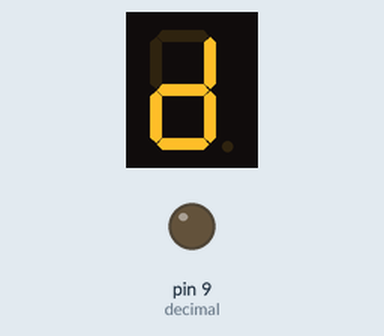
A sketch run on a simulated Arduino Uno, built with avr-gcc and run on an emulated ATmega328P. On the bench: 1-digit seven-segment display, output pins drawn as LEDs (lit = HIGH). Wiring (inferred from the names in the program): 1-digit 7-segment display, segments lit when HIGH: segments pin 2, pin 3, pin 4, pin 5, pin 6, pin 7, pin 8. The segment pins are drawn as the display they are named for; pins used as bus, display or sensor lines are not drawn.

Above: at 0.5 s.
At 3.2 s:
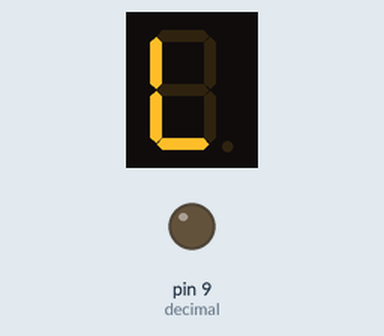
At 4.8 s:
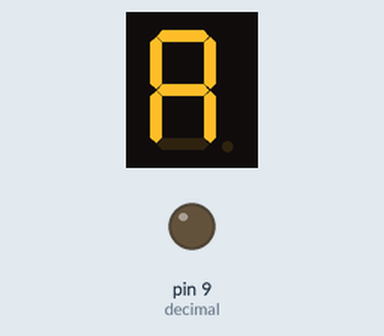
At 6.3 s:
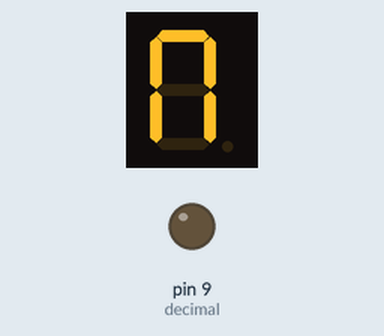
At 9.1 s:
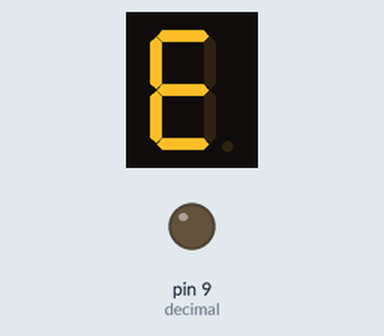
At 13.4 s:
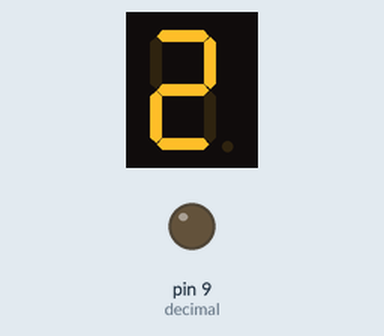

Measured:
- by itself, everything shown: repeats every 14.4 s, in 45 steps
- what the display in image 0 shows lasts 1.1 s, from 0.4 s to 1.5 s

The sketch:

Code_of_Letters.ino
```cpp
const int a = 2;
const int b = 3;
const int c = 4;
const int d = 5;
const int e = 6;
const int f = 7;
const int g = 8;
const int decimal = 9;
void setup() {
pinMode(a,OUTPUT);
pinMode(b,OUTPUT);
pinMode(c,OUTPUT);
pinMode(d,OUTPUT);
pinMode(e,OUTPUT);
pinMode(f,OUTPUT);
pinMode(g,OUTPUT);
pinMode(decimal,OUTPUT);
}
void loop() {
// D
digitalWrite(a,LOW);
digitalWrite(b,HIGH);
delay(100);
digitalWrite(c,HIGH);
delay(100);
digitalWrite(d,HIGH);
delay(100);
digitalWrite(e,HIGH);
delay(100);
digitalWrite(f,LOW);
digitalWrite(g,HIGH);
delay(100);
digitalWrite(decimal,LOW);
//Y
delay(1000);
digitalWrite(b,LOW);
digitalWrite(c,LOW);
digitalWrite(d,LOW);
digitalWrite(e,LOW);
digitalWrite(g,LOW);
digitalWrite(a,LOW);
digitalWrite(b,HIGH);
delay(100);
digitalWrite(c,HIGH);
delay(100);
digitalWrite(d,LOW);
digitalWrite(e,LOW);
digitalWrite(f,HIGH);
delay(100);
digitalWrite(g,HIGH);
delay(100);
digitalWrite(decimal,LOW);
//L
delay(1000);
digitalWrite(b,LOW);
digitalWrite(c,LOW);
digitalWrite(f,LOW);
digitalWrite(g,LOW);
digitalWrite(a,LOW);
digitalWrite(b,LOW);
digitalWrite(c,LOW);
digitalWrite(d,HIGH);
delay(100);
digitalWrite(e,HIGH);
delay(100);
digitalWrite(f,HIGH);
delay(100);
digitalWrite(g,LOW);
digitalWrite(decimal,LOW);
//A
delay(1000);
digitalWrite(d,LOW);
digitalWrite(e,LOW);
digitalWrite(f,LOW);
digitalWrite(a,HIGH);
delay(100);
digitalWrite(b,HIGH);
delay(100);
digitalWrite(c,HIGH);
delay(100);
digitalWrite(d,LOW);
digitalWrite(e,HIGH);
delay(100);
digitalWrite(f,HIGH);
delay(100);
digitalWrite(g,HIGH);
delay(100);
digitalWrite(decimal,LOW);
//N
delay(1000);
digitalWrite(a,LOW);
digitalWrite(b,LOW);
digitalWrite(c,LOW);
digitalWrite(e,LOW);
digitalWrite(f,LOW);
digitalWrite(g,LOW);
digitalWrite(a,HIGH);
delay(100);
digitalWrite(b,HIGH);
delay(100);
digitalWrite(c,HIGH);
delay(100);
digitalWrite(d,LOW);
digitalWrite(e,HIGH);
delay(100);
digitalWrite(f,HIGH);
delay(100);
digitalWrite(g,LOW);
digitalWrite(decimal,LOW);
//V
delay(1000);
digitalWrite(a,LOW);
digitalWrite(b,LOW);
digitalWrite(c,LOW);
digitalWrite(e,LOW);
digitalWrite(f,LOW);
digitalWrite(a,LOW);
digitalWrite(b,LOW);
digitalWrite(c,HIGH);
delay(100);
digitalWrite(d,HIGH);
delay(100);
digitalWrite(e,HIGH);
delay(100);
digitalWrite(f,LOW);
digitalWrite(g,LOW);
digitalWrite(decimal,LOW);
//E
delay(1000);
digitalWrite(c,LOW);
digitalWrite(d,LOW);
digitalWrite(e,LOW);
digitalWrite(a,HIGH);
delay(100);
digitalWrite(b,LOW);
digitalWrite(c,LOW);
digitalWrite(d,HIGH);
delay(100);
digitalWrite(e,HIGH);
delay(100);
digitalWrite(f,HIGH);
delay(100);
digitalWrite(g,HIGH);
delay(100);
digitalWrite(decimal,LOW);
//L
delay(1000);
digitalWrite(a,LOW);
digitalWrite(d,LOW);
digitalWrite(e,LOW);
digitalWrite(f,LOW);
digitalWrite(g,LOW);
digitalWrite(a,LOW);
digitalWrite(b,LOW);
digitalWrite(c,LOW);
digitalWrite(d,HIGH);
delay(100);
digitalWrite(e,HIGH);
delay(100);
digitalWrite(f,HIGH);
delay(100);
digitalWrite(g,LOW);
digitalWrite(decimal,LOW);
//E
delay(1000);
digitalWrite(d,LOW);
digitalWrite(e,LOW);
digitalWrite(f,LOW);
digitalWrite(a,HIGH);
delay(100);
digitalWrite(b,LOW);
digitalWrite(c,LOW);
digitalWrite(d,HIGH);
delay(100);
digitalWrite(e,HIGH);
delay(100);
digitalWrite(f,HIGH);
delay(100);
digitalWrite(g,HIGH);
delay(100);
digitalWrite(decimal,LOW);
//Z
delay(1000);
digitalWrite(a,LOW);
digitalWrite(d,LOW);
digitalWrite(e,LOW);
digitalWrite(f,LOW);
digitalWrite(g,LOW);
digitalWrite(a,HIGH);
delay(100);
digitalWrite(b,HIGH);
delay(100);
digitalWrite(c,LOW);
digitalWrite(d,HIGH);
delay(100);
digitalWrite(e,HIGH);
delay(100);
digitalWrite(f,LOW);
digitalWrite(g,HIGH);
delay(100);
digitalWrite(decimal,LOW);
delay(1000);
digitalWrite(a,LOW);
digitalWrite(b,LOW);
digitalWrite(d,LOW);
digitalWrite(e,LOW);
digitalWrite(g,LOW);
}
```
